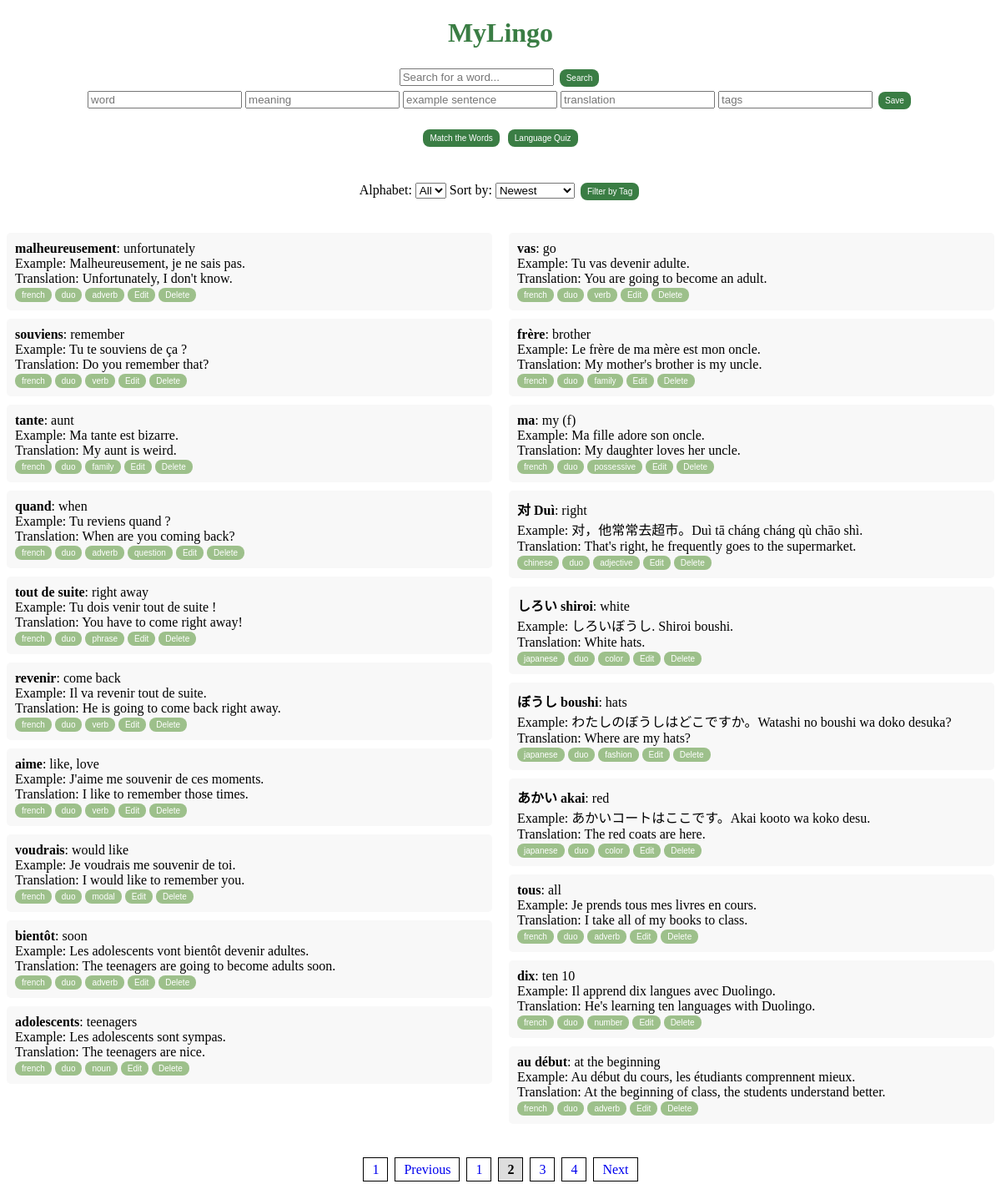
Page /?page=2&alphabet=&tag=&sort=newest on the committed database.
### tables this page shows
CREATE TABLE vocabulary (
                    id INTEGER PRIMARY KEY AUTOINCREMENT,
                    word TEXT NOT NULL,
                    meaning TEXT,
                    example TEXT,
                    translation TEXT,
                    tags TEXT);

### app.py (the view)
@app.route('/')
def index():
    db = get_db()
    cursor = db.cursor()
    selected_alphabet = request.args.get("alphabet", "")
    selected_tags = request.args.getlist("tags")
    selected_sort = request.args.get("sort", "newest")
    page = int(request.args.get("page", 1))  # Default to page 1
    words_per_page = 20  # Limit words per page
    query = "SELECT * FROM vocabulary"
    conditions = []
    if selected_alphabet:
        conditions.append(f"word LIKE '{selected_alphabet}%'")
    if selected_tags:
        tag_conditions = " AND ".join(f"tags LIKE '%{tag}%'" for tag in selected_tags)
        conditions.append(f"({tag_conditions})")
    if conditions:
        query += " WHERE " + " AND ".join(conditions)
    if selected_sort == "oldest":
        query += " ORDER BY id ASC"
    elif selected_sort == "alphabet":
        query += " ORDER BY word ASC"
    else:  # Default: newest
        query += " ORDER BY id DESC"
    cursor.execute(query)
    total_words = len(cursor.fetchall())
    offset = (page - 1) * words_per_page
    query += f" LIMIT {words_per_page} OFFSET {offset}"
    cursor.execute(query)
    words = cursor.fetchall()
    total_pages = math.ceil(total_words / words_per_page)
    cursor.execute("SELECT tags FROM vocabulary")
    all_tags = cursor.fetchall()
    tag_set = set()
    for row in all_tags:
        if row["tags"]:
            tag_list = [tag.strip() for tag in row["tags"].split(",") if tag.strip()]
            tag_set.update(tag_list)
    db.close()
    return render_template(
        'index.html',
        words=words,
        tags=sorted(tag_set),  # ✅ Ensure tag_set is defined
        selected_alphabet=selected_alphabet,
        selected_tags=selected_tags,
        selected_sort=selected_sort,
        page=page,  # ✅ Fixed missing comma
        total_pages=total_pages
    )

### app.py (called while the page is built)
def get_db():
    conn = sqlite3.connect("database.db")
    conn.row_factory = sqlite3.Row  # Enables dictionary-like access
    return conn

### templates/index.html (shortened to what this page needs)
<!DOCTYPE html>
<html>
<head>
    <link rel="stylesheet" href="{{ url_for('static', filename='style.css') }}">
</head>
<body>
    <h1><a href="{{ url_for('index') }}" style="text-decoration: none; color: inherit;">MyLingo</a></h1>
    <form action="/search" method="get">
        <input type="text" name="query" placeholder="Search for a word..." required>
        <button type="submit" class="main-btn">Search</button>
    </form>
    <form action="/add" method="post">
        <input type="text" name="word" placeholder="word">
        <input type="text" name="meaning" placeholder="meaning">
        <input type="text" name="example" placeholder="example sentence">
        <input type="text" name="translation" placeholder="translation">
        <input type="text" name="tags" placeholder="tags">
        <button type="submit" class="main-btn">Save</button>
    </form><br>
    <div class="center-container">
        <a href="{{ url_for('game') }}">
            <button class="main-btn">Match the Words</button></a>
        <a href="{{ url_for('quiz') }}">
            <button class="main-btn">Language Quiz</button>
        </a>
    </div>
    <form method="GET" action="/" style="margin-bottom: 20px;">
        <label for="alphabet-filter">Alphabet:</label>
        <select name="alphabet" id="alphabet-filter" onchange="this.form.submit()">
            <option value="">All</option>
        </select>
        <label for="sort-filter">Sort by:</label>
        <select name="sort" id="sort-filter" onchange="this.form.submit()">
            <option value="newest" {% if selected_sort == "newest" %}selected{% endif %}>Newest</option>
        </select>
        <button class="main-btn" id="filterButton" type="button">Filter by Tag</button>
    </form>
    <div class="word-container">
        <ul class="word-list">
            {% for word in words[:10] %}
                <li class="word-item">
                    <strong>{{ word["word"] }}</strong>: {{ word["meaning"] }}
                    <br> Example: {{ word["example"] }}
                    <br> Translation: {{ word["translation"] }}
                    <br>
                    {% if word['tags'] %}
                        {% for tag in word['tags'].split(',') %}
                            <a href="?page=1&tag={{ tag.strip() }}&alphabet={{ selected_alphabet }}&sort={{ selected_sort }}">
                                <button class="tag-btn tag tag.selected">{{ tag.strip() }}</button></a>
                        {% endfor %}
                    {% endif %}
                    <button onclick="toggleEdit('{{ word['id'] }}')" class="edit-btn">Edit</button>
                    <form action="/delete" method="post" style="display: inline;">
                        <button type="submit" onclick="return confirm('Are you sure?')" class="delete-btn">Delete</button>
                    </form>
                </li>
            {% endfor %}
        </ul>
        <ul class="word-list">
            {% for word in words[10:20] %}
                <li class="word-item">
                    <strong>{{ word["word"] }}</strong>: {{ word["meaning"] }}
                    <br> Example: {{ word["example"] }}
                    <br> Translation: {{ word["translation"] }}
                    <br>
                    {% if word['tags'] %}
                        {% for tag in word['tags'].split(',') %}
                            <a href="/filter?tag={{ tag.strip() }}">
                                <button class="tag-btn tag tag.selected">{{ tag.strip() }}</button></a>
                        {% endfor %}
                    {% endif %}
                    <button onclick="toggleEdit('{{ word['id'] }}')" class="edit-btn">Edit</button>
                    <form action="/delete" method="post" style="display: inline;">
                        <button type="submit" onclick="return confirm('Are you sure?')" class="delete-btn">Delete</button>
                    </form>
                </li>
            {% endfor %}
        </ul>
    </div>
    <div class="pagination">
        {% if page > 1 %}
            <a href="?page=1&alphabet={{ selected_alphabet }}&tag={{ selected_tag }}&sort={{ selected_sort }}">1</a>
            <a href="?page={{ page-1 }}&alphabet={{ selected_alphabet }}&tag={{ selected_tag }}&sort={{ selected_sort }}">Previous</a>
        {% endif %}
        {% for p in range(1, total_pages + 1) %}
            {% if p == page %}
                <a class="active">{{ p }}</a>
            {% else %}
                <a href="?page={{ p }}&alphabet={{ selected_alphabet }}&tag={{ selected_tag }}&sort={{ selected_sort }}">{{ p }}</a>
            {% endif %}
        {% endfor %}
        {% if page < total_pages %}
            <a href="?page={{ page+1 }}&alphabet={{ selected_alphabet }}&tag={{ selected_tag }}&sort={{ selected_sort }}">Next</a>
        {% endif %}
    </div>
</body>
</html>

### static/style.css (style rules this page uses)
h1 { text-align: center; color: #3A7D44 }
button { color: white; border: none; padding: 5px 8px; cursor: pointer; font-size: 10px; border-radius: 8px; }
.main-btn { background-color: #3A7D44; margin: 3px; }
.tag,.tag-btn,.edit-btn,.delete-btn { background-color: #9DC08B; padding: 3px 8px; }
form { text-align: center; }
.center-container { justify-content: center; align-items: center; flex-direction: row; text-align: center; width: 100%; height: 8vh; }
.word-container { display: flex; justify-content: space-between; gap: 20px; }
.word-list { width: 50%; list-style-type: none; padding: 0; }
.word-item { background: #f8f8f8; padding: 10px; margin-bottom: 10px; border-radius: 5px; }
.pagination { text-align: center; margin-top: 20px; }
.pagination a { padding: 5px 10px; margin: 2px; border: 1px solid #000; text-decoration: none; }
.pagination .active { font-weight: bold; background: #ddd; }

### rows in the picture
vocabulary: word "malheureusement", meaning "unfortunately", example "Malheureusement, je ne sais pas.", translation "Unfortunately, I don't know.", strip "french" "duo" "adverb"
vocabulary: word "souviens", meaning "remember", example "Tu te souviens de ça ?", translation "Do you remember that?", strip "french" "duo" "verb"
vocabulary: word "tante", meaning "aunt", example "Ma tante est bizarre.", translation "My aunt is weird.", strip "french" "duo" "family"
vocabulary: word "quand", meaning "when", example "Tu reviens quand ?", translation "When are you coming back?", strip "french" "duo" "adverb" "question"
vocabulary: word "tout de suite", meaning "right away", example "Tu dois venir tout de suite !", translation "You have to come right away!", strip "french" "duo" "phrase"
vocabulary: word "revenir", meaning "come back", example "Il va revenir tout de suite.", translation "He is going to come back right away.", strip "french" "duo" "verb"
vocabulary: word "aime", meaning "like, love", example "J'aime me souvenir de ces moments.", translation "I like to remember those times.", strip "french" "duo" "verb"
vocabulary: word "voudrais", meaning "would like", example "Je voudrais me souvenir de toi.", translation "I would like to remember you.", strip "french" "duo" "modal"
vocabulary: word "bientôt", meaning "soon", example "Les adolescents vont bientôt devenir adultes.", translation "The teenagers are going to become adults soon.", strip "french" "duo" "adverb"
vocabulary: word "adolescents", meaning "teenagers", example "Les adolescents sont sympas.", translation "The teenagers are nice.", strip "french" "duo" "noun"
vocabulary: word "vas", meaning "go", example "Tu vas devenir adulte.", translation "You are going to become an adult.", strip "french" "duo" "verb"
vocabulary: word "frère", meaning "brother", example "Le frère de ma mère est mon oncle.", translation "My mother's brother is my uncle.", strip "french" "duo" "family"
vocabulary: word "ma", meaning "my (f)", example "Ma fille adore son oncle.", translation "My daughter loves her uncle.", strip "french" "duo" "possessive"
vocabulary: word "对 Duì", meaning "right", example "对，他常常去超市。Duì tā cháng cháng qù chāo shì.", translation "That's right, he frequently goes to the supermarket.", strip "chinese" "duo" "adjective"
vocabulary: word "しろい shiroi", meaning "white", example "しろいぼうし. Shiroi boushi.", translation "White hats.", strip "japanese" "duo" "color"
vocabulary: word "ぼうし boushi", meaning "hats", example "わたしのぼうしはどこですか。Watashi no boushi wa doko desuka?", translation "Where are my hats?", strip "japanese" "duo" "fashion"
vocabulary: word "あかい akai", meaning "red", example "あかいコートはここです。Akai kooto wa koko desu.", translation "The red coats are here.", strip "japanese" "duo" "color"
vocabulary: word "tous", meaning "all", example "Je prends tous mes livres en cours.", translation "I take all of my books to class.", strip "french" "duo" "adverb"
vocabulary: word "dix", meaning "ten 10", example "Il apprend dix langues avec Duolingo.", translation "He's learning ten languages with Duolingo.", strip "french" "duo" "number"
vocabulary: word "au début", meaning "at the beginning", example "Au début du cours, les étudiants comprennent mieux.", translation "At the beginning of class, the students understand better.", strip "french" "duo" "adverb"

### other values in the picture
{{ p }} "1" "3" "4"
{{ p }} "2"
